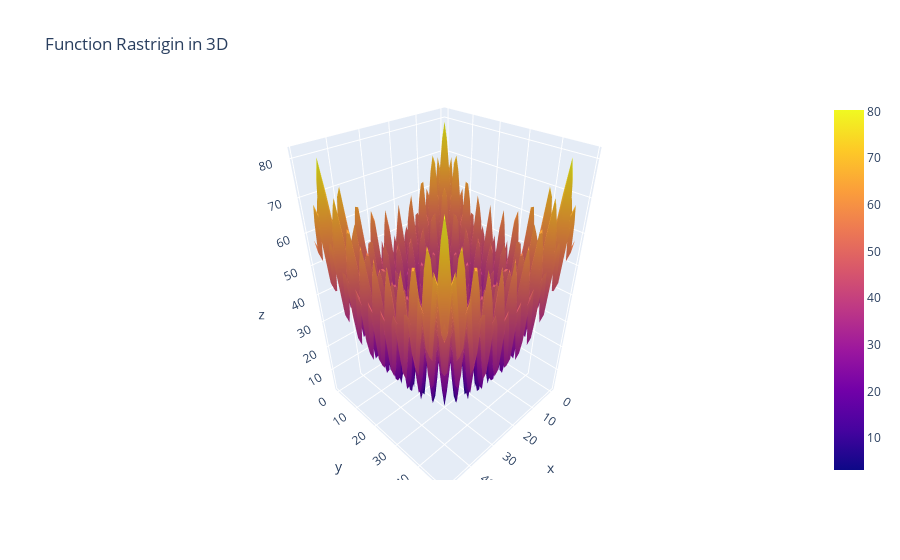

Notebook code cell kept with this figure:
### Code cell
x1 = np.linspace(params['min_x'], params['max_x'], 50)
x2 = np.linspace(params['min_x'], params['max_x'], 50)
v_x1, v_x2 = np.meshgrid(x1, x2)
y = params['function'](np.array([v_x1,v_x2]))
max_y = 90 #to show the limit of the function
min_y= -2

fig = go.Figure()
fig.add_trace(go.Surface(z=y,text="Function Rastrigin in 3D"))
fig.update_layout(title="Function Rastrigin in 3D")
fig.show()

### Figure 1 — Plotly figure (JSON) as saved in the notebook; plotly's stock layout.template omitted (floating-point values rounded to 4 significant figures; data arrays with more than 128 entries replaced by an {"elided": "..."} marker saying what was removed)
{"data": [{"text": "Function Rastrigin in 3D", "type": "surface", "z": {"elided": "50x50 float values"}}], "layout": {"title": {"text": "Function Rastrigin in 3D"}}}
